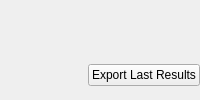
      <widget class="QWidget" name="Main">
       <property name="maximumSize">
        <size>
         <width>16777215</width>
         <height>16777215</height>
        </size>
       </property>
       <layout class="QGridLayout" name="gridLayout_9">
        <property name="leftMargin">
         <number>0</number>
        </property>
        <property name="topMargin">
         <number>0</number>
        </property>
        <property name="rightMargin">
         <number>0</number>
        </property>
        <property name="bottomMargin">
         <number>0</number>
        </property>
        <item row="0" column="0">
         <widget class="QFrame" name="frame_32">
          <property name="frameShape">
           <enum>QFrame::NoFrame</enum>
          </property>
          <property name="frameShadow">
           <enum>QFrame::Plain</enum>
          </property>
          <layout class="QHBoxLayout" name="horizontalLayout_12">
           <property name="spacing">
            <number>0</number>
           </property>
           <property name="leftMargin">
            <number>0</number>
           </property>
           <property name="topMargin">
            <number>0</number>
           </property>
           <property name="rightMargin">
            <number>0</number>
           </property>
           <property name="bottomMargin">
            <number>0</number>
           </property>
           <item>
            <widget class="QFrame" name="frame_38">
             <property name="frameShape">
              <enum>QFrame::NoFrame</enum>
             </property>
             <property name="frameShadow">
              <enum>QFrame::Plain</enum>
             </property>
            </widget>
           </item>
           <item>
            <widget class="QFrame" name="frame_37">
             <property name="maximumSize">
              <size>
               <width>120</width>
               <height>16777215</height>
              </size>
             </property>
             <property name="frameShape">
              <enum>QFrame::NoFrame</enum>
             </property>
             <property name="frameShadow">
              <enum>QFrame::Plain</enum>
             </property>
             <layout class="QVBoxLayout" name="verticalLayout_26">
              <property name="spacing">
               <number>0</number>
              </property>
              <property name="leftMargin">
               <number>0</number>
              </property>
              <property name="topMargin">
               <number>0</number>
              </property>
              <property name="rightMargin">
               <number>0</number>
              </property>
              <property name="bottomMargin">
               <number>0</number>
              </property>
              <item>
               <widget class="QFrame" name="frame_39">
                <property name="frameShape">
                 <enum>QFrame::NoFrame</enum>
                </property>
                <property name="frameShadow">
                 <enum>QFrame::Plain</enum>
                </property>
               </widget>
              </item>
              <item>
               <widget class="QFrame" name="frame_40">
                <property name="maximumSize">
                 <size>
                  <width>16777215</width>
                  <height>80</height>
                 </size>
                </property>
                <property name="frameShape">
                 <enum>QFrame::NoFrame</enum>
                </property>
                <property name="frameShadow">
                 <enum>QFrame::Plain</enum>
                </property>
                <layout class="QVBoxLayout" name="verticalLayout_27">
                 <property name="spacing">
                  <number>0</number>
                 </property>
                 <property name="leftMargin">
                  <number>0</number>
                 </property>
                 <property name="topMargin">
                  <number>0</number>
                 </property>
                 <property name="rightMargin">
                  <number>0</number>
                 </property>
                 <property name="bottomMargin">
                  <number>0</number>
                 </property>
                 <item>
                  <widget class="QPushButton" name="LRButton">
                   <property name="text">
                    <string>Export Last Results</string>
                   </property>
                  </widget>
                 </item>
                </layout>
               </widget>
              </item>
             </layout>
            </widget>
           </item>
          </layout>
         </widget>
        </item>
       </layout>
      </widget>
